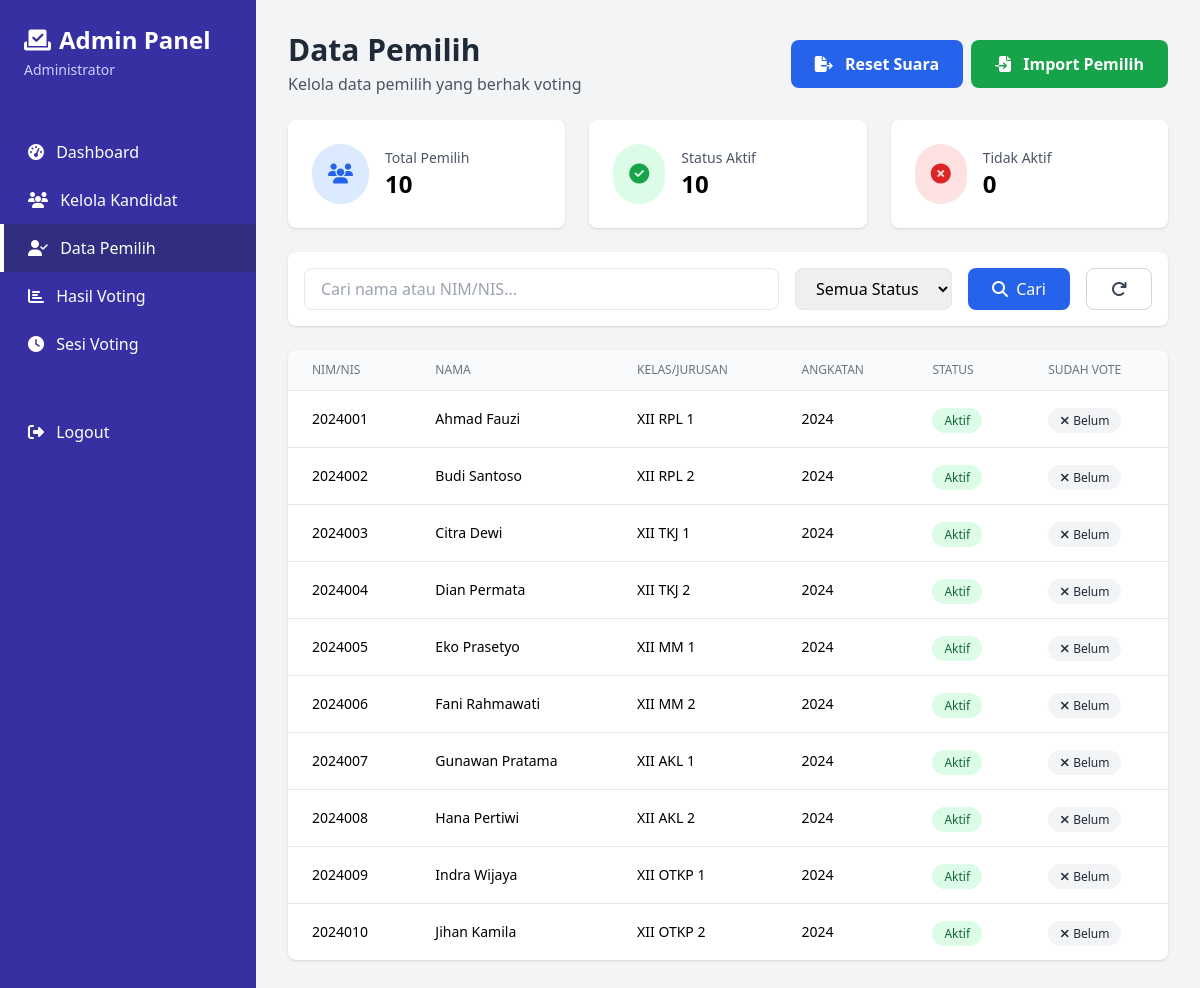
The app's page /admin/voters.php (signed in) with its own data.
### tables this page shows
CREATE TABLE voters (
    id INT PRIMARY KEY AUTO_INCREMENT,
    nim_nis VARCHAR(50) UNIQUE NOT NULL,
    nama VARCHAR(100) NOT NULL,
    kelas_jurusan VARCHAR(50),
    angkatan YEAR,
    status ENUM('aktif', 'tidak_aktif') DEFAULT 'aktif',
    created_at TIMESTAMP DEFAULT CURRENT_TIMESTAMP
);

### includes/functions.php (called while the page is built, shortened)
<?php
function hasVoted($conn, $voter_id) {
    $voter_id = (int)$voter_id;
    $query = "SELECT id FROM votes WHERE voter_id = $voter_id";
    $result = mysqli_query($conn, $query);
    return mysqli_num_rows($result) > 0;
}
?>

### admin/voters.php (the view, shortened to what this page needs)
<?php
require_once '../includes/config.php';
require_once '../includes/functions.php';
$search = isset($_GET['search']) ? mysqli_real_escape_string($conn, $_GET['search']) : '';
$query = "SELECT * FROM voters WHERE 1=1";
$query .= " ORDER BY nama ASC";
$voters_result = mysqli_query($conn, $query);
$total_voters = mysqli_num_rows($voters_result);
$active_voters = mysqli_fetch_assoc(mysqli_query($conn, "SELECT COUNT(*) as total FROM voters WHERE status = 'aktif'"))['total'];
$inactive_voters = mysqli_fetch_assoc(mysqli_query($conn, "SELECT COUNT(*) as total FROM voters WHERE status = 'tidak_aktif'"))['total'];
?>
<!DOCTYPE html>
<html lang="id">
<head>
    <script src="https://cdn.tailwindcss.com"></script>
    <link rel="stylesheet" href="https://cdnjs.cloudflare.com/ajax/libs/font-awesome/6.4.0/css/all.min.css">
    <link rel="stylesheet" href="https://cdn.jsdelivr.net/npm/sweetalert2@11/dist/sweetalert2.min.css">
</head>
<body class="bg-gray-100">
    <div class="flex h-screen overflow-hidden">
        <div class="w-64 bg-indigo-800 text-white flex-shrink-0 hidden md:block">
            <div class="p-6">
                <h1 class="text-2xl font-bold flex items-center">
                    <i class="fas fa-vote-yea mr-2"></i>
                    Admin Panel
                </h1>
                <p class="text-sm text-indigo-200 mt-1"><?= htmlspecialchars($_SESSION['admin_nama']) ?></p>
            </div>
            <nav class="mt-6">
                <a href="index.php" class="block py-3 px-6 hover:bg-indigo-700 transition border-l-4 border-transparent">
                    <i class="fas fa-tachometer-alt mr-2"></i> Dashboard
                </a>
                <a href="candidates.php" class="block py-3 px-6 hover:bg-indigo-700 transition border-l-4 border-transparent">
                    <i class="fas fa-users mr-2"></i> Kelola Kandidat
                </a>
                <a href="voters.php" class="block py-3 px-6 bg-indigo-900 hover:bg-indigo-700 transition border-l-4 border-white">
                    <i class="fas fa-user-check mr-2"></i> Data Pemilih
                </a>
                <a href="results.php" class="block py-3 px-6 hover:bg-indigo-700 transition border-l-4 border-transparent">
                    <i class="fas fa-chart-bar mr-2"></i> Hasil Voting
                </a>
                <a href="sessions.php" class="block py-3 px-6 hover:bg-indigo-700 transition border-l-4 border-transparent">
                    <i class="fas fa-clock mr-2"></i> Sesi Voting
                </a>
                <a href="../logout.php" class="block py-3 px-6 hover:bg-red-700 transition border-l-4 border-transparent mt-10">
                    <i class="fas fa-sign-out-alt mr-2"></i> Logout
                </a>
            </nav>
        </div>
        <div class="flex-1 overflow-y-auto">
            <div class="p-8">
                <div class="flex justify-between items-center mb-6">
                    <div>
                        <h2 class="text-3xl font-bold text-gray-800">Data Pemilih</h2>
                        <p class="text-gray-600 mt-1">Kelola data pemilih yang berhak voting</p>
                    </div>
                    <div class="gap-2 flex">
                        <a href="reset_votes.php" class="bg-blue-600 hover:bg-blue-700 text-white px-6 py-3 rounded-lg font-semibold transition">
                            <i class="fas fa-file-export mr-2"></i> Reset Suara
                        </a>
                        <button onclick="document.getElementById('importModal').classList.remove('hidden')"
                                class="bg-green-600 hover:bg-green-700 text-white px-6 py-3 rounded-lg font-semibold transition">
                            <i class="fas fa-file-import mr-2"></i> Import Pemilih
                        </button>
                    </div>
                </div>
                <div class="grid grid-cols-1 md:grid-cols-3 gap-6 mb-6">
                    <div class="bg-white rounded-lg shadow p-6">
                        <div class="flex items-center">
                            <div class="bg-blue-100 rounded-full p-4 mr-4">
                                <i class="fas fa-users text-blue-600 text-xl"></i>
                            </div>
                            <div>
                                <p class="text-sm text-gray-600">Total Pemilih</p>
                                <p class="text-2xl font-bold"><?= $total_voters ?></p>
                            </div>
                        </div>
                    </div>
                    <div class="bg-white rounded-lg shadow p-6">
                        <div class="flex items-center">
                            <div class="bg-green-100 rounded-full p-4 mr-4">
                                <i class="fas fa-check-circle text-green-600 text-xl"></i>
                            </div>
                            <div>
                                <p class="text-sm text-gray-600">Status Aktif</p>
                                <p class="text-2xl font-bold"><?= $active_voters ?></p>
                            </div>
                        </div>
                    </div>
                    <div class="bg-white rounded-lg shadow p-6">
                        <div class="flex items-center">
                            <div class="bg-red-100 rounded-full p-4 mr-4">
                                <i class="fas fa-times-circle text-red-600 text-xl"></i>
                            </div>
                            <div>
                                <p class="text-sm text-gray-600">Tidak Aktif</p>
                                <p class="text-2xl font-bold"><?= $inactive_voters ?></p>
                            </div>
                        </div>
                    </div>
                </div>
                <div class="bg-white rounded-lg shadow p-4 mb-6">
                    <form method="GET" action="" class="flex flex-wrap gap-4">
                        <div class="flex-1 min-w-64">
                            <input type="text" name="search" value="<?= htmlspecialchars($search) ?>"
                                   placeholder="Cari nama atau NIM/NIS..."
                                   class="w-full px-4 py-2 border rounded-lg focus:outline-none focus:ring-2 focus:ring-blue-500">
                        </div>
                        <div>
                            <select name="status" class="px-4 py-2 border rounded-lg focus:outline-none focus:ring-2 focus:ring-blue-500">
                                <option value="">Semua Status</option>
                            </select>
                        </div>
                        <button type="submit" class="px-6 py-2 bg-blue-600 hover:bg-blue-700 text-white rounded-lg transition">
                            <i class="fas fa-search mr-1"></i> Cari
                        </button>
                        <a href="voters.php" class="px-6 py-2 border border-gray-300 rounded-lg text-gray-700 hover:bg-gray-50 transition">
                            <i class="fas fa-redo"></i>
                        </a>
                    </form>
                </div>
                <div class="bg-white rounded-lg shadow overflow-hidden">
                    <table class="w-full">
                        <thead>
                            <tr class="bg-gray-50 border-b">
                                <th class="px-6 py-3 text-left text-xs font-medium text-gray-500 uppercase">NIM/NIS</th>
                                <th class="px-6 py-3 text-left text-xs font-medium text-gray-500 uppercase">Nama</th>
                                <th class="px-6 py-3 text-left text-xs font-medium text-gray-500 uppercase">Kelas/Jurusan</th>
                                <th class="px-6 py-3 text-left text-xs font-medium text-gray-500 uppercase">Angkatan</th>
                                <th class="px-6 py-3 text-left text-xs font-medium text-gray-500 uppercase">Status</th>
                                <th class="px-6 py-3 text-left text-xs font-medium text-gray-500 uppercase">Sudah Vote</th>
                            </tr>
                        </thead>
                        <tbody class="divide-y divide-gray-200">
                            <?php if (mysqli_num_rows($voters_result) > 0): ?>
                                <?php while ($voter = mysqli_fetch_assoc($voters_result)):
                                    $has_voted = hasVoted($conn, $voter['id']);
                                ?>
                                <tr class="hover:bg-gray-50">
                                    <td class="px-6 py-4 whitespace-nowrap text-sm font-medium"><?= htmlspecialchars($voter['nim_nis']) ?></td>
                                    <td class="px-6 py-4 whitespace-nowrap text-sm"><?= htmlspecialchars($voter['nama']) ?></td>
                                    <td class="px-6 py-4 whitespace-nowrap text-sm"><?= htmlspecialchars($voter['kelas_jurusan']) ?: '-' ?></td>
                                    <td class="px-6 py-4 whitespace-nowrap text-sm"><?= $voter['angkatan'] ?></td>
                                    <td class="px-6 py-4 whitespace-nowrap">
                                        <span class="px-3 py-1 rounded-full text-xs font-medium <?= $voter['status'] === 'aktif' ? 'bg-green-100 text-green-800' : 'bg-red-100 text-red-800' ?>">
                                            <?= $voter['status'] === 'aktif' ? 'Aktif' : 'Tidak Aktif' ?>
                                        </span>
                                    </td>
                                    <td class="px-6 py-4 whitespace-nowrap">
                                        <?php if ($has_voted): ?>
                                        <span class="px-3 py-1 rounded-full text-xs font-medium bg-blue-100 text-blue-800">
                                            <i class="fas fa-check mr-1"></i>Sudah
                                        </span>
                                        <?php else: ?>
                                        <span class="px-3 py-1 rounded-full text-xs font-medium bg-gray-100 text-gray-800">
                                            <i class="fas fa-times mr-1"></i>Belum
                                        </span>
                                        <?php endif; ?>
                                    </td>
                                </tr>
                                <?php endwhile; ?>
                            <?php endif; ?>
                        </tbody>
                    </table>
                </div>
            </div>
        </div>
    </div>
</body>
</html>

### records on screen
voters: nim_nis "2024001", nama "Ahmad Fauzi", kelas_jurusan "XII RPL 1", angkatan "2024", status "Aktif"
voters: nim_nis "2024002", nama "Budi Santoso", kelas_jurusan "XII RPL 2", angkatan "2024", status "Aktif"
voters: nim_nis "2024003", nama "Citra Dewi", kelas_jurusan "XII TKJ 1", angkatan "2024", status "Aktif"
voters: nim_nis "2024004", nama "Dian Permata", kelas_jurusan "XII TKJ 2", angkatan "2024", status "Aktif"
voters: nim_nis "2024005", nama "Eko Prasetyo", kelas_jurusan "XII MM 1", angkatan "2024", status "Aktif"
voters: nim_nis "2024006", nama "Fani Rahmawati", kelas_jurusan "XII MM 2", angkatan "2024", status "Aktif"
voters: nim_nis "2024007", nama "Gunawan Pratama", kelas_jurusan "XII AKL 1", angkatan "2024", status "Aktif"
voters: nim_nis "2024008", nama "Hana Pertiwi", kelas_jurusan "XII AKL 2", angkatan "2024", status "Aktif"
voters: nim_nis "2024009", nama "Indra Wijaya", kelas_jurusan "XII OTKP 1", angkatan "2024", status "Aktif"
voters: nim_nis "2024010", nama "Jihan Kamila", kelas_jurusan "XII OTKP 2", angkatan "2024", status "Aktif"

### other values on screen
$_SESSION['admin_nama'] "Administrator"
$total_voters "10"
$active_voters "10"
$inactive_voters "0"
